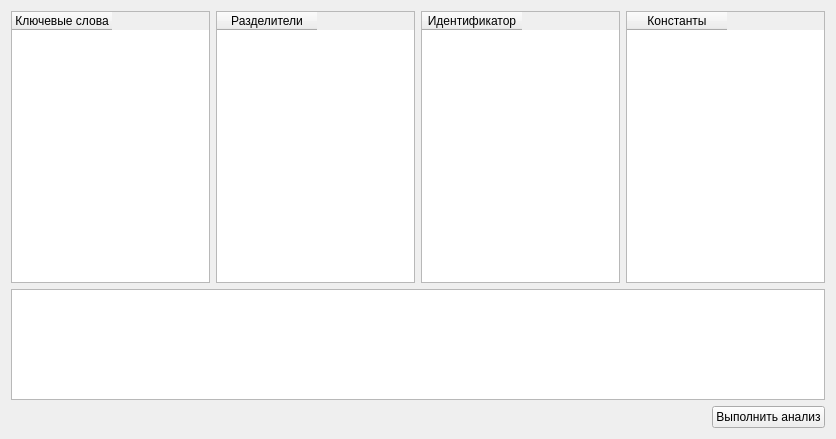
<?xml version="1.0" encoding="UTF-8"?>
<ui version="4.0">
 <class>LexicalWindow</class>
 <widget class="QWidget" name="LexicalWindow">
  <property name="geometry">
   <rect>
    <x>0</x>
    <y>0</y>
    <width>836</width>
    <height>439</height>
   </rect>
  </property>
  <property name="maximumSize">
   <size>
    <width>16777215</width>
    <height>16777215</height>
   </size>
  </property>
  <property name="windowTitle">
   <string>Form</string>
  </property>
  <layout class="QGridLayout" name="gridLayout">
   <item row="1" column="0">
    <widget class="QTextEdit" name="textEdit">
     <property name="sizePolicy">
      <sizepolicy hsizetype="Expanding" vsizetype="Expanding">
       <horstretch>0</horstretch>
       <verstretch>0</verstretch>
      </sizepolicy>
     </property>
     <property name="minimumSize">
      <size>
       <width>0</width>
       <height>0</height>
      </size>
     </property>
     <property name="maximumSize">
      <size>
       <width>16777215</width>
       <height>111</height>
      </size>
     </property>
    </widget>
   </item>
   <item row="0" column="0">
    <layout class="QHBoxLayout" name="horizontalLayout">
     <item>
      <widget class="QTableWidget" name="terminals">
       <property name="rowCount">
        <number>0</number>
       </property>
       <column>
        <property name="text">
         <string>Ключевые слова</string>
        </property>
       </column>
      </widget>
     </item>
     <item>
      <widget class="QTableWidget" name="separators">
       <property name="rowCount">
        <number>0</number>
       </property>
       <column>
        <property name="text">
         <string>Разделители</string>
        </property>
       </column>
      </widget>
     </item>
     <item>
      <widget class="QTableWidget" name="identifiers">
       <column>
        <property name="text">
         <string>Идентификатор</string>
        </property>
       </column>
      </widget>
     </item>
     <item>
      <widget class="QTableWidget" name="constants">
       <column>
        <property name="text">
         <string>Константы</string>
        </property>
       </column>
      </widget>
     </item>
    </layout>
   </item>
   <item row="2" column="0">
    <layout class="QHBoxLayout" name="horizontalLayout_2">
     <item>
      <spacer name="horizontalSpacer">
       <property name="orientation">
        <enum>Qt::Horizontal</enum>
       </property>
       <property name="sizeHint" stdset="0">
        <size>
         <width>40</width>
         <height>20</height>
        </size>
       </property>
      </spacer>
     </item>
     <item>
      <widget class="QPushButton" name="startLexicalAnalyze">
       <property name="text">
        <string>Выполнить анализ</string>
       </property>
      </widget>
     </item>
    </layout>
   </item>
  </layout>
 </widget>
 <resources/>
 <connections/>
</ui>
